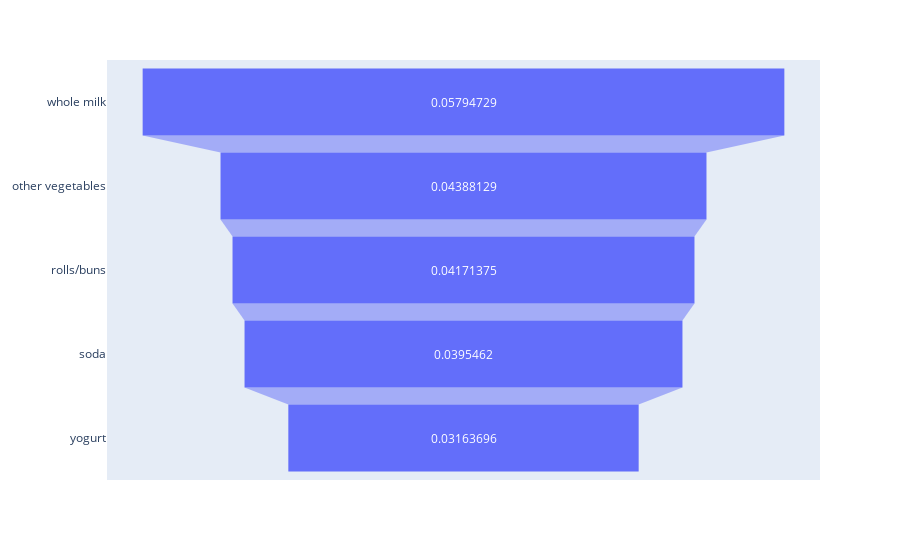

This figure's notebook cell:
### Code cell
fig = px.funnel(top5, x='item_perc', y='item_name')
fig.show()

### Figure 1 — Plotly figure (JSON) as saved in the notebook; plotly's stock layout.template omitted (floating-point values rounded to 4 significant figures)
{"data": [{"hoverlabel": {"namelength": 0}, "hovertemplate": "item_perc=%{x}<br>item_name=%{y}", "legendgroup": "", "marker": {"color": "#636efa"}, "name": "", "orientation": "h", "showlegend": false, "type": "funnel", "x": [0.05795, 0.04388, 0.04171, 0.03955, 0.03164], "xaxis": "x", "y": ["whole milk", "other vegetables", "rolls/buns", "soda", "yogurt"], "yaxis": "y"}], "layout": {"legend": {"tracegroupgap": 0}, "margin": {"t": 60}, "xaxis": {"anchor": "y", "domain": [0, 1]}, "yaxis": {"anchor": "x", "domain": [0, 1]}}}
